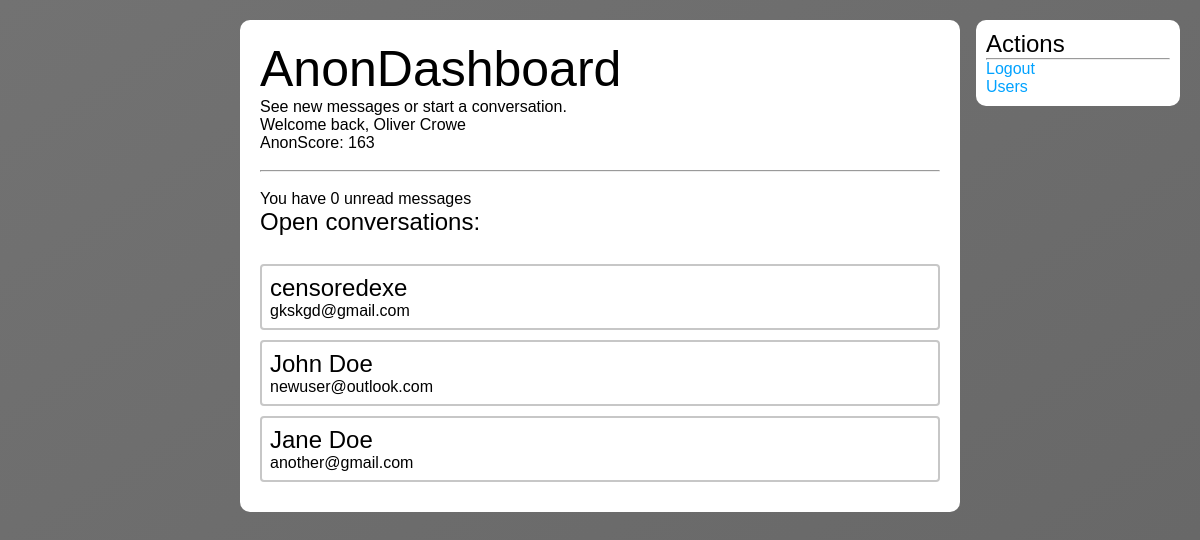
Screenshot of /dashboard/ (signed in) with the database file from the repository.
### tables this page shows
CREATE TABLE `users` (
  `user_id` int(11) NOT NULL,
  `user_name` varchar(256) NOT NULL,
  `user_email` varchar(256) NOT NULL,
  `user_password` varchar(256) NOT NULL,
  `user_bio` longtext NOT NULL,
  `user_pfp` varchar(256) NOT NULL,
  `user_type` varchar(256) NOT NULL,
  `user_points` int(11) NOT NULL
);

CREATE TABLE `conversations` (
  `conv_id` int(11) NOT NULL,
  `conv_sender` int(11) NOT NULL,
  `conv_recipient` int(11) NOT NULL,
  `most_recent` varchar(256) NOT NULL
);

### includes/functions.php (called while the page is built, shortened)
<?php
    include_once "connection.php";
    function checkPoints($id){
        global $conn;
        $sql = "SELECT * FROM `users` WHERE `user_id`='$id'";
        $result = mysqli_query($conn, $sql);
        while($row = mysqli_fetch_assoc($result)){
            $points = $row['user_points'];
        }
        return $points;
    }
    function findName($id){
        global $conn;
        $sql = "SELECT * FROM `users` WHERE `user_id` = '$id'";
        $result = mysqli_query($conn, $sql);
        while($row = mysqli_fetch_assoc($result)){
            $name = $row['user_name'];
        }
        return $name;
    }
    function findEmail($id){
        global $conn;
        $sql = "SELECT * FROM `users` WHERE `user_id` = '$id'";
        $result = mysqli_query($conn, $sql);
        while($row = mysqli_fetch_assoc($result)){
            $email = $row['user_email'];
        }
        return $email;
    }
?>

### dashboard/index.php (the view, shortened to what this page needs)
<?php
    include_once "../includes/connection.php";
    include_once "../includes/functions.php";
?>
<!DOCTYPE html>
<html lang="en">
<head>
    <link href="../css/style.css" rel="stylesheet">
</head>
<body>
    <div class="main-column">
        <div class="introduction">
            <h1 style="font-weight:300;font-size:50px;">AnonDashboard</h1>
            <p>See new messages or start a conversation.</p>
            <p>Welcome back, <?php echo $_SESSION['user_name']; ?></p>
            <p>AnonScore: <?php echo checkPoints($_SESSION['user_id']); ?></p><br>
            <hr><br>
            <?php
                $id = $_SESSION['user_id'];
                $sql = "SELECT * FROM `conversations` WHERE `conv_sender`='$id' OR `conv_recipient`='$id' ORDER BY `conv_id` DESC";
                $result = mysqli_query($conn, $sql);
                if(mysqli_num_rows($result) == 0){
                    ?>
                    <h2 style="font-weight:300;">You currently have no messages open, start one.</h2><br>
                    <a href="../users/index.php">Search for users</a>
                    <?php
                }else {
                    $sqlunreadtotal = "SELECT * FROM `unread` WHERE `read_user`='$id'";
                    $resulttotal = mysqli_query($conn, $sqlunreadtotal);
                    $num_of_unread = mysqli_num_rows($resulttotal);
                    ?>
                    <p>You have <?php echo $num_of_unread; ?> unread messages</p>
                    <h2 style="font-weight:300;">Open conversations:</h2><br>
                    <?php
                    while($row = mysqli_fetch_assoc($result)){
                        if($row['conv_sender'] == $_SESSION['user_id']){
                            $name = $row['conv_recipient'];
                        }else {
                            $name = $row['conv_sender'];
                        }
                        $unread = False;
                        ?>
                        <a style="color:#000;<?php if($unread == True){echo "color:darkblue; !important"; } ?>" href="../chat/index.php?id=<?php echo $row['conv_id']; ?>">
                        <div class="conversation">
                            <h2 style="font-weight:300;"><?php echo findName($name); ?></h2>
                            <p><?php echo findEmail($name); ?></p>
                        </div>
                        </a>
                        <?php
                    }
                }
            ?>
        </div>
        <div class="right-column">
            <h2 style="font-weight:300;">Actions</h2>
            <hr>
            <ul>
                <li><a href="../logout">Logout</a></li>
                <li><a href="../users/index.php">Users</a></li>
            </ul>
        </div>
    </div>
</body>
</html>

### css/style.css (style rules this page uses)
* { -webkit-box-sizing: border-box; box-sizing: border-box; padding: 0; margin: 0; }
body { font-family: sans-serif; background-attachment: fixed; background-size: cover; background-image: -webkit-gradient(linear, left top, right bottom, from(#727272), to(#666666)); background-image: linear-gradient(to bottom right, #727272, #666666); background-position: center; }
a { color: #00a2ff; text-decoration: none; }
.main-column { width: 60%; margin: 20px auto; padding: 20px; height: 100%; border-radius: 10px; background-color: white; -webkit-box-sizing: border-box; box-sizing: border-box; }
.right-column { -webkit-box-sizing: border-box; box-sizing: border-box; position: fixed; right: 20px; top: 20px; width: 17%; background-color: white; border-radius: 10px; padding: 10px; }
.right-column ul li { list-style: none; }
.conversation { width: 100%; margin: 10px auto; background-color: rgba(255, 255, 255, 0.925); border-radius: 4px; padding: 8px; border: 2px solid #c7c7c7; }

### rows the page displays
users: user_points "163"
conversations: conv_sender.user_name "censoredexe", users.user_email "gkskgd@gmail.com"
conversations: conv_recipient.user_name "John Doe", users.user_email "newuser@outlook.com"
conversations: conv_recipient.user_name "Jane Doe", users.user_email "another@gmail.com"

### other values shown
$_SESSION['user_name'] "Oliver Crowe"
$num_of_unread "0"
